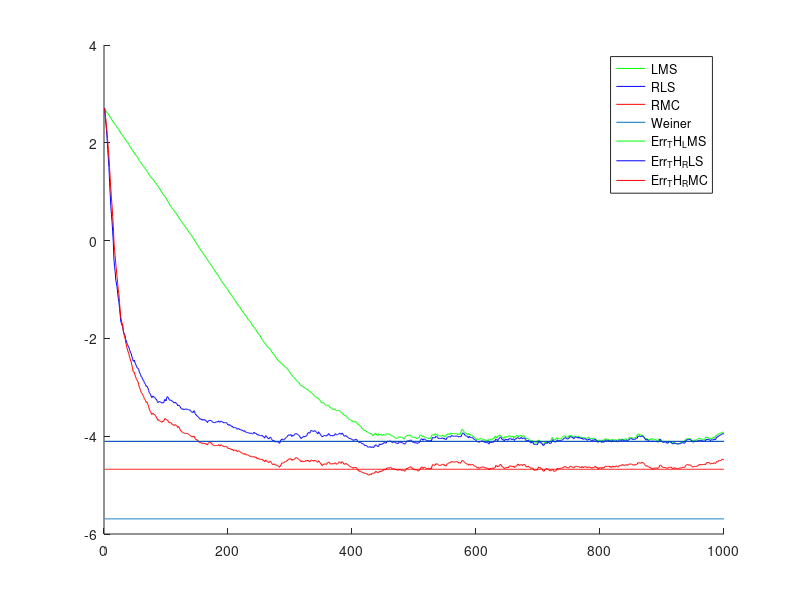

This chart was generated by the following MATLAB code:
close all;clear;clc
N=1000;
n=8;
for kk=1:100
    wo=randn(n,1);
    UU=randn(n,N);
    
    
    V1=randn(1,N)*0.1;
    V2=randn(1,N)*2;
    Num_slt=rand(1,N);
    VV=(Num_slt>0.1).*V1+(Num_slt<0.1).*V2;
    DD=wo'*UU+VV;
    w_rls=randn(n,1);
    w_lms=w_rls;
    w_rmc=w_rls;
    
    %% LMS
    mu=0.01;
    for ii=1:N
        un=UU(:,ii);
        dn=DD(:,ii);
        en=dn-w_lms'*un;
        w_lms=w_lms+en*un*mu;
        err_LMS(kk,ii)=(w_lms-wo)'*(w_lms-wo);
    end
    
    %% Theoretical Mean Square Error
    aa=(1-mu)^2;
    bb=mu.^2*n*var(VV);
    Err_TH_LMS(kk)=bb/(1-aa);
    
    %% algorithm RLS
    lamda=0.99;
    Pk=eye(n)*1;
    for ii=1:N
        err_RLS(kk,ii)=(wo-w_rls)'*(wo-w_rls);
        uk=UU(:,ii);
        dk=DD(ii);
        ek=dk-w_rls'*uk;
        kn=Pk*uk/(lamda+uk'*Pk*uk);
        Pk=1/lamda*(Pk-kn*uk'*Pk);
        w_rls=w_rls+kn*ek;
        
    end
    
    %% Theoretical Mean Square Error
    Err_TH_RLS(kk)=(1-lamda)/(1+lamda)*n*var(VV);
    
    
    
    %% algorithm RMC
    Pk=eye(n)*1;
    sigma=4;
    
    %     w_rmc=w_rls;
    for ii=1:N
        err_RMC(kk,ii)=(wo-w_rmc)'*(wo-w_rmc);
        uk=UU(:,ii);
        dk=DD(ii);
        ek=dk-w_rmc'*uk;
        kn=Pk*uk/(lamda*exp(ek^2/2/sigma/sigma)+uk'*Pk*uk);
        Pk=1/lamda*(Pk-kn*uk'*Pk);
        w_rmc=w_rmc+kn*ek;
        
    end
    
    
    %% Theoretical Mean Square Error
    Gn=exp(-VV.^2/2/sigma^2);
    vG=Gn.*VV.*Gn.*VV;
    Eg=mean(Gn);
    Evg=mean(vG);
    Err_TH_RMC(kk)=(1-lamda)/(1+lamda)*n*Evg/Eg^2;
    
    
    %% 维纳解
    Rn=UU*UU';
    rn=UU*DD';
    w_close=inv(Rn)*rn;
    err_close(kk)=(w_close-wo)'*(w_close-wo);       %维纳解
end


figure,hold on;
plot(log(mean(err_LMS)),'g');
plot(log(mean(err_RLS)),'b');
plot(log(mean(err_RMC)),'r');
plot(log(mean(err_close)*ones(1,N)));
plot(log(mean( Err_TH_LMS)*ones(1,N)),'g');
plot(log(mean( Err_TH_RLS)*ones(1,N)),'b');
plot(log(mean( Err_TH_RMC)*ones(1,N)),'r');
legend('LMS','RLS','RMC','Weiner','Err_TH_LMS','Err_TH_RLS','Err_TH_RMC');
